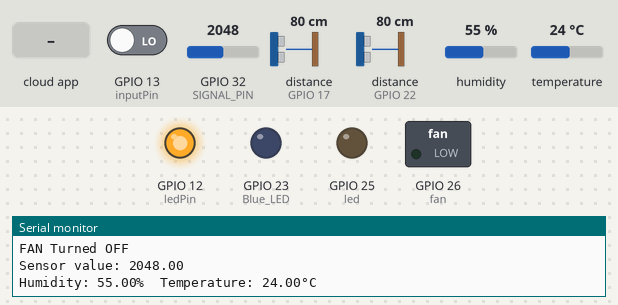
The sketch below on a simulated ESP32. Parts: switched loads named in the sketch (green lamp = pin HIGH), output pins drawn as LEDs (lit = HIGH), the last lines printed to the serial monitor. The inputs (shaded band) are chosen by the test bench; at power-on: distance to the obstacle (sensors on GPIO 17, GPIO 22) 80 cm, GPIO 13 (inputPin) LOW, GPIO 32 (SIGNAL_PIN) = 2048, humidity 55 %, temperature 24 °C. The echo pulse lasts 58.3 µs per cm; WiFi joins after 1.5 s; servers stay silent unless stated; the Firebase database answers and starts empty; pins used as bus, display or sensor lines are not drawn.

Above: at 4.3 s.
4.4 s: the phone or cloud app sets LED_STATUS to ON
At 11.5 s:
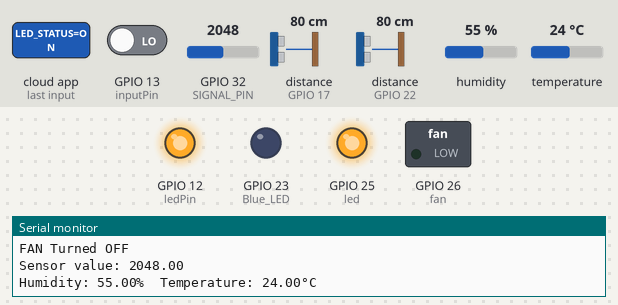
12.1 s: the phone or cloud app sets FAN_STATUS to ON
At 18.8 s:
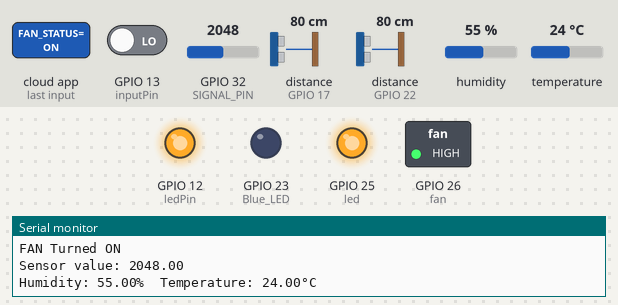
19.3 s: distance to the obstacle (sensor on GPIO 17) set to 34 cm
25.0 s: distance to the obstacle (sensor on GPIO 17) set to 27 cm
At 32.2 s:
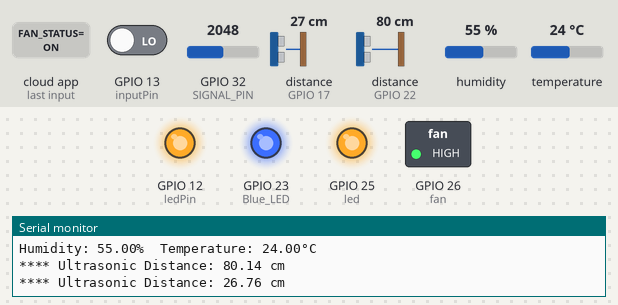
32.5 s: GPIO 13 (inputPin) driven HIGH
At 40.5 s:
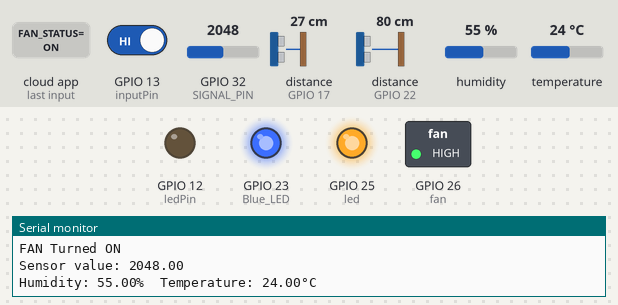
41.1 s: the phone or cloud app sets LED_STATUS to OFF
At 47.8 s:
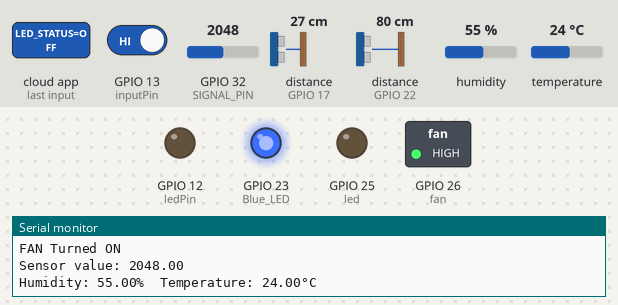
Timing chart, 0 to 49.3 s (numbered marks = the images above; inputs shaded):
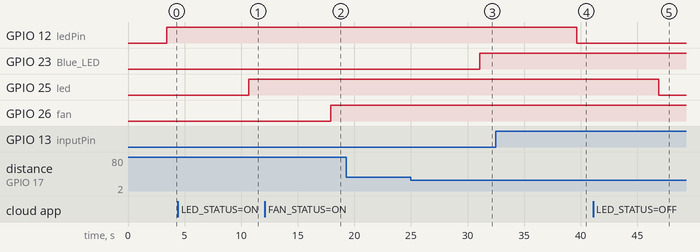

Measured:
- the behaviour switches between 31 and 30 cm on distance to the obstacle (sensor on GPIO 17) (found by bisection; images 2 and 3)
- after the input at 4.4 s, GPIO 25 (led): LOW → HIGH after 6.3 s
- after the input at 12.1 s, GPIO 26 (fan): LOW → HIGH after 5.8 s
- after the input at 25.0 s, GPIO 23 (Blue_LED): LOW → HIGH after 6.1 s
- after the input at 32.5 s, GPIO 12 (ledPin): HIGH → LOW after 7.1 s
- after the input at 41.1 s, GPIO 25 (led): HIGH → LOW after 5.8 s

The sketch:

Home_Automation.ino
```cpp
#include <WiFi.h>                                                // esp32 library
#include <IOXhop_FirebaseESP32.h>                                             // firebase library
#include <DHT.h>

#define FIREBASE_HOST "dht-11-21772-default-rtdb.firebaseio.com"                         // the project name address from firebase id
#define FIREBASE_AUTH "___"                    // the secret key generated from firebase
#define WIFI_SSID "___"                                          // input your home or public wifi name
#define WIFI_PASSWORD "___"                                    //password of wifi ssid


String fireStatus1 = "";// led status received from firebase
String fireStatus2 = "";//  Fan status received from firebase
String fireStatus3 = "";// auto fan status received from firebase
String fireStatus4 = "";
int DHTPIN = 27;               // Digital pin connected to DHT11
#define DHTTYPE DHT11         // Initialize dht type as DHT 11
DHT dht(DHTPIN, DHTTYPE);
int led = 25;
int fan = 26;
int ledPin = 12; // choose pin for the LED (IR SENSOR)
int inputPin = 13; // choose input pin (for Infrared sensor)
int val = 0; // variable for reading the pin status
#define POWER_PIN     4 /// Water Sensor
#define SIGNAL_PIN    32   /// Water Sensor
float value = 0;
//----------------------
//Walk through
#define ULTRASONIC_TRIG_PIN1     21   // pin TRIG
#define ULTRASONIC_ECHO_PIN1     22 // pin ECHO

#define ULTRASONIC_TRIG_PIN2     16   // pin TRIG
#define ULTRASONIC_ECHO_PIN2     17 // pin ECHO

int Red_LED = 22;
int Blue_LED = 23;
//----------------------
void IR_Sensor();
void  LED_FAN();
void  Water_Tank();
void  dht11();
void  walk_through();

void setup() {

  Serial.begin(9600);

  delay(1000);

  pinMode(led, OUTPUT);
  pinMode(fan, OUTPUT);
  pinMode(ledPin, OUTPUT); // declare LED as output
  pinMode(inputPin, INPUT); // declare Infrared sensor as input
  pinMode(POWER_PIN, OUTPUT);   // configure 14 pin as an OUTPUT(Water Sensor)
  digitalWrite(POWER_PIN, LOW); // turn the water sensor OFF
    // ultraonic setup
  pinMode(ULTRASONIC_TRIG_PIN1, OUTPUT);
  pinMode(ULTRASONIC_ECHO_PIN1, INPUT);
  pinMode(ULTRASONIC_TRIG_PIN2, OUTPUT);
  pinMode(ULTRASONIC_ECHO_PIN2, INPUT);
  pinMode (Red_LED, OUTPUT);
  pinMode (Blue_LED, OUTPUT);
  dht.begin();                //reads dht sensor data

  WiFi.begin(WIFI_SSID, WIFI_PASSWORD);                                      //try to connect with wifi
  Serial.print("Connecting to ");
  Serial.print(WIFI_SSID);
  while (WiFi.status() != WL_CONNECTED) {
    Serial.print(".");
    delay(500);
  }

  Serial.println();
  Serial.print("Connected to ");
  Serial.println(WIFI_SSID);
  Serial.print("IP Address is : ");
  Serial.println(WiFi.localIP());                                                      //print local IP address
  Firebase.begin(FIREBASE_HOST, FIREBASE_AUTH);
  Firebase.setString("LED_STATUS", "OFF"); //send initial string of led status
  Firebase.setString("FAN_STATUS", "OFF");
  Firebase.setString("AUTO_FAN_STATUS", "OFF");
  Firebase.setString("TANK_STATUS", "Empty");
}

void loop() {

  LED_FAN();
  IR_Sensor();
  Water_Tank();
  dht11();
  walk_through();
  delay(1000);
///--------------------
}

void LED_FAN()
{
  fireStatus1 = Firebase.getString("LED_STATUS");                     // get led status input from firebase
  fireStatus2 = Firebase.getString("FAN_STATUS");                    //  get fan status input from firebase


  if (fireStatus1 == "ON") {                         // compare the input of led status received from firebase

    Serial.println("Led Turned ON");

    digitalWrite(led, HIGH);                                                         // make output led ON

  }

  else if (fireStatus1 == "OFF") {              // compare the input of led status received from firebase

    Serial.println("Led Turned OFF");

    digitalWrite(led, LOW);                                                         // make output led OFF

  }

  else {

    Serial.println("Wrong Credential! Please send ON/OFF");

  }
  if (fireStatus2 == "ON") {                         // compare the input of fan status received from firebase

    Serial.println("FAN Turned ON");

    digitalWrite(fan, HIGH);                                                         // make output fan ON

  }

  else if (fireStatus2 == "OFF") {              // compare the input of fan status received from firebase

    Serial.println("FAN Turned OFF");

      digitalWrite(fan, LOW);                                                         // make output fan OFF

  }
  else {

    Serial.println("Wrong Credential! Please send ON/OFF");

  }
}

///------------------------------------------------------
  ///IR Sensor (Parking)
void IR_Sensor()
  {
  val = digitalRead(inputPin); // read input value
  String firePark1 = String("Empty");
  String firePark2 = String("Full");
   if (val == HIGH)
   { // check if the input is HIGH
      digitalWrite(ledPin, LOW); // turn LED OFF
//      Firebase.pushString("/Car Parking", firePark1);
          Firebase.setString ("/Car Parking",firePark1);

   }
   else
   {
      digitalWrite(ledPin, HIGH); // turn LED ON
//      Firebase.pushString("/Car Parking", firePark2);
          Firebase.setString ("/Car Parking",firePark2);
   }
  }


  ///dht 11
///====================
void dht11()
{
float h = dht.readHumidity();                                 // Read Humidity
float t = dht.readTemperature();                              // Read temperature
fireStatus3 = Firebase.getString("Auto_FAN_STATUS");                    //  get auto fan status input from firebase

  if (isnan(h) || isnan(t))                                     // Checking sensor working
  {
    Serial.println(F("Failed to read from DHT sensor!"));
    return;
  }
  Serial.print("Humidity: ");
  Serial.print(h);
  String fireHumid = String(h) + String("%");                   //Humidity integer to string conversion

  Serial.print("%  Temperature: ");
  Serial.print(t);
  Serial.println("°C ");
  String fireTemp = String(t) + String("°C");                  //Temperature integer to string conversion
  delay(5000);
//  Firebase.pushString("/DHT11/Humidity", fireHumid);            //setup path to send Humidity readings
//  Firebase.pushString("/DHT11/Temperature", fireTemp); //setup path to send Temperature readings
  Firebase.setString ("/DHT11/Temperature",fireTemp);
  Firebase.setString ("/DHT11/Humidity",fireHumid);

  if(t>28)
  {
    if (fireStatus3 == "ON") {                         // compare the input of fan status received from firebase

    Serial.println("FAN Turned ON");

    digitalWrite(fan, HIGH);
    Firebase.setString("FAN_STATUS", "ON");// make output fan ON

  }
  }
  if(h>90)
  {

  }
    if (Firebase.failed())
    {

      Serial.print("pushing /logs failed:");
      Serial.println(Firebase.error());
      return;
  }
}


void walk_through()
  {
    ///------------------------------------------------------
  //walk_through
  // measure distance for dist1
  float dur1, dist1, dur2, dist2;
  digitalWrite(ULTRASONIC_TRIG_PIN1, LOW);
  delayMicroseconds(2);

  digitalWrite(ULTRASONIC_TRIG_PIN1, HIGH);
  delayMicroseconds(10);

  digitalWrite(ULTRASONIC_TRIG_PIN1, LOW);
  dur1 = pulseIn(ULTRASONIC_ECHO_PIN1, HIGH);
  dist1 = (dur1/2) / 29.1;
  Serial.print("**** Ultrasonic Distance: ");
  Serial.print(dist1);
  Serial.println(" cm");
  // measure distance for dist2

  digitalWrite(ULTRASONIC_TRIG_PIN2, LOW);
  delayMicroseconds(2);

  digitalWrite(ULTRASONIC_TRIG_PIN2, HIGH);
  delayMicroseconds(10);

  digitalWrite(ULTRASONIC_TRIG_PIN2, LOW);
  dur2 = pulseIn(ULTRASONIC_ECHO_PIN2, HIGH);
  dist2 = dur2*0.034/2;
  Serial.print("**** Ultrasonic Distance: ");
  Serial.print(dist2);
  Serial.println(" cm");
if ((dist1<30) && (dist2 < 30))
{
  digitalWrite (Red_LED,HIGH);
  digitalWrite (Blue_LED,HIGH);
}
 else if ((dist1>30) && (dist2>30))
{
  digitalWrite (Red_LED,LOW);
  digitalWrite (Blue_LED,LOW);
}
else if (dist1<30)
{

  digitalWrite (Red_LED,HIGH);
   digitalWrite (Blue_LED,LOW);

  }

else if (dist2 < 30)
{

     digitalWrite (Red_LED,LOW);
     digitalWrite (Blue_LED,HIGH);
}
  }

 ///------------------------------------------------------
  ///Water Sensor
  void Water_Tank()
  {
  fireStatus4 = Firebase.getString("TANK_STATUS");
  digitalWrite(POWER_PIN, HIGH);  // turn the sensor ON
  delay(10);                      // wait 10 milliseconds
   value = analogRead(SIGNAL_PIN); // read the analog value from sensor
  digitalWrite(POWER_PIN, LOW);   // turn the sensor OFF

  Serial.print("Sensor value: ");
  Serial.println(value);
  String fireWaterE = String("Empty");
  String fireWaterL = String("Low");
  String fireWaterM = String("Medium");
  String fireWaterH = String("High");
  if(value<=400)
  {
//  Firebase.pushString("/Water Tank/Level", fireWaterE);
  Firebase.setString ("/TANK_STATUS/Level",fireWaterE);
  }
  else if(value>400 && value <=1000)
  {
//    Firebase.pushString("/Water Tank/Level", fireWaterL);
    Firebase.setString ("/TANK_STATUS/Level",fireWaterL);
  }
  else if(value>1000 && value<=1200)
  {
//    Firebase.pushString("/Water Tank/Level", fireWaterM);
        Firebase.setString ("/TANK_STATUS/Level",fireWaterM);
  }
  else if(value>1200)
  {
//    Firebase.pushString("/Water Tank/Level", fireWaterH);
        Firebase.setString ("/TANK_STATUS/Level",fireWaterH);
  }
    if (Firebase.failed())
    {

      Serial.print("pushing /logs failed:");
      Serial.println(Firebase.error());
      return;
  }
  }
```
